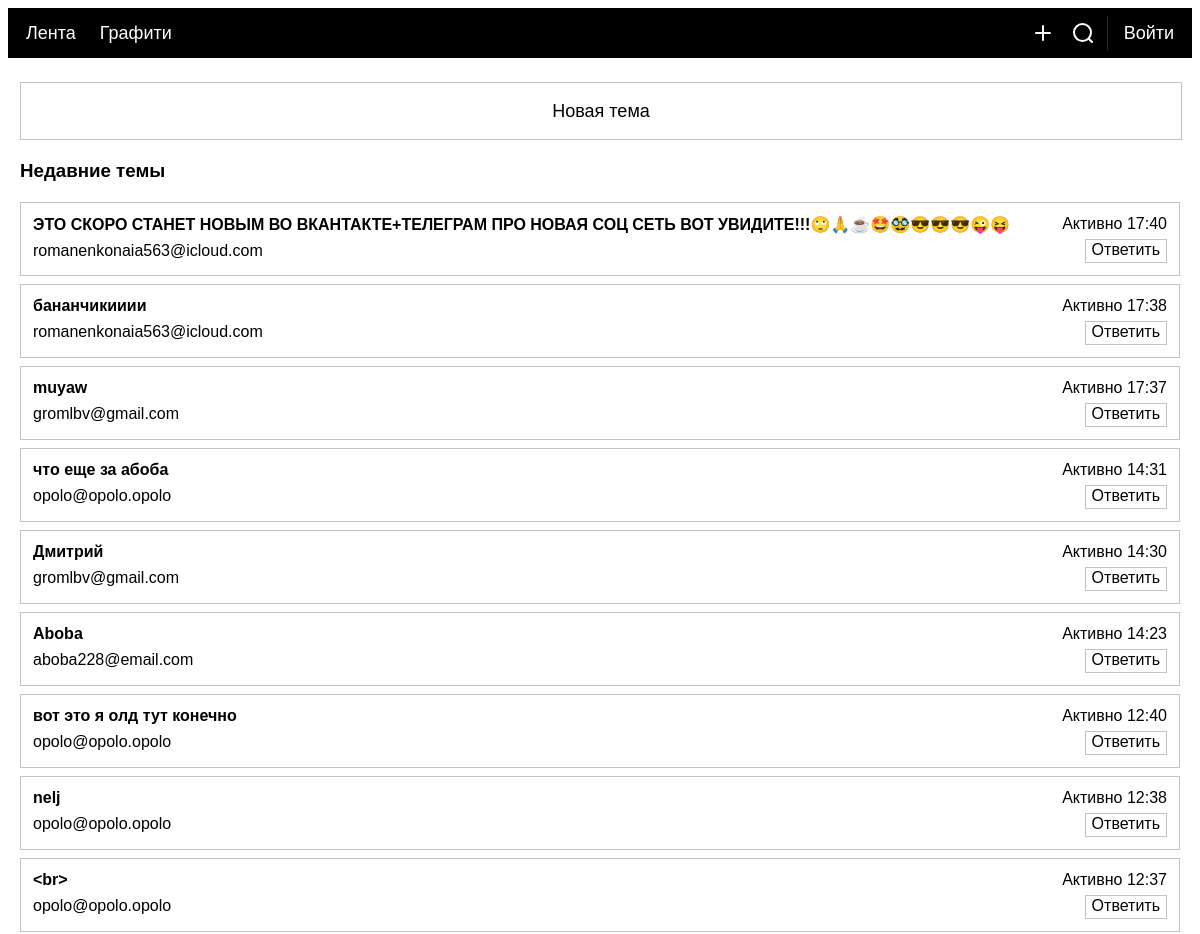
The page /feed (upper part) on the database as committed earlier.
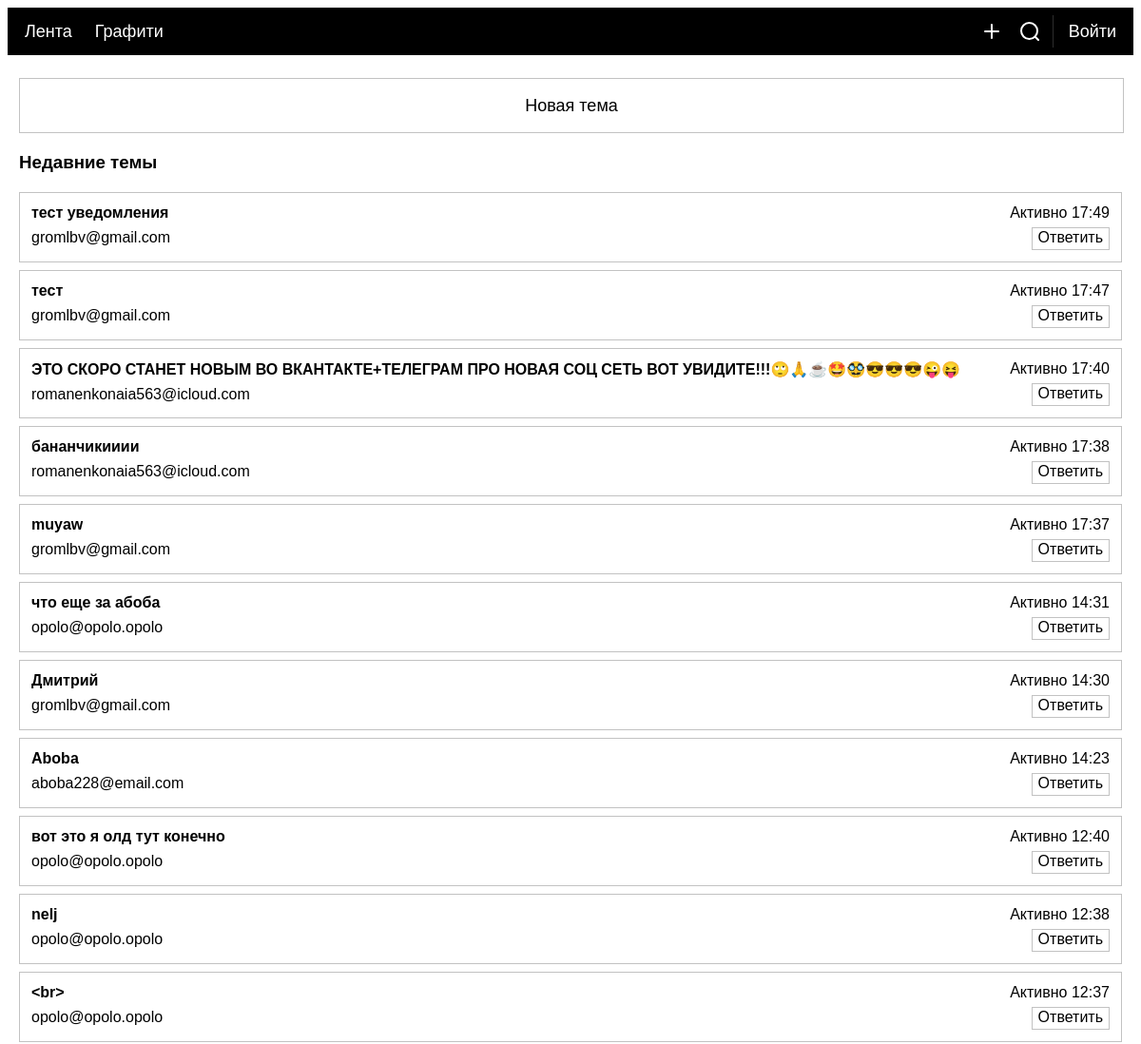
The same page on the database as committed later.
### tables this page shows
CREATE TABLE "threads" (
	"threadid"	INTEGER UNIQUE,
	"name"	TEXT,
	"author"	TEXT,
	"last_activity"	INTEGER,
	"creation_date"	INTEGER,
	PRIMARY KEY("threadid" AUTOINCREMENT)
);

CREATE TABLE "users" (
	"userid"	INTEGER UNIQUE,
	"email"	text,
	"username"	text,
	"password"	text,
	"creation_date"	integer,
	PRIMARY KEY("userid" AUTOINCREMENT)
);

### main.py (the view)
@app.route('/feed')
def feed():
    all_threads = db.parse_threads()
    return render_template('feed.html', all_threads=all_threads)

### sqlitedb.py (called while the page is built)
def get_db():
    conn = sqlite3.connect('lbvforum.db')
    conn.row_factory = sqlite3.Row
    return conn

def parse_threads():
    with get_db() as conn:
        c = conn.cursor()
        c.execute("""SELECT threads.*, users.email FROM threads
                     JOIN users ON threads.author = users.rowid""")
        all_threads = c.fetchall()
        threads_with_dates = []
        for thread in all_threads:
            thread_dict = dict(thread)
            thread_dict['creation_date'] = datetime.datetime.fromtimestamp(thread_dict['creation_date']).strftime('%H:%M')
            threads_with_dates.append(thread_dict)
        threads_with_dates.reverse()
        return threads_with_dates

### templates/feed.html (shortened to what this page needs)
{% extends "base.html" %}
{% block content %}
    <a class="button-like new-theme outline grow" href="{{ url_for('new_thread') }}">Новая тема</a>
    <div class="recent-themes">
        <h3>Недавние темы</h3>
        {% for threads in all_threads %}
            <div class="theme-home">
                <div class="theme-left">
                    <h4>{{ threads['name'] }}</h4>
                    <p>{{ threads['email'] }}</p>
                </div>
                <div class="theme-right">
                    Активно {{ threads['creation_date'] }}
                    <button class="outline">Ответить</button>
                </div>
            </div>
        {% endfor %}
    </div>
{% endblock content %}

Rows that differ between the two databases and show on the page:
added threads: name "тест уведомления", email "gromlbv@gmail.com", creation_date "17:49"
added threads: name "тест", email "gromlbv@gmail.com", creation_date "17:47"
